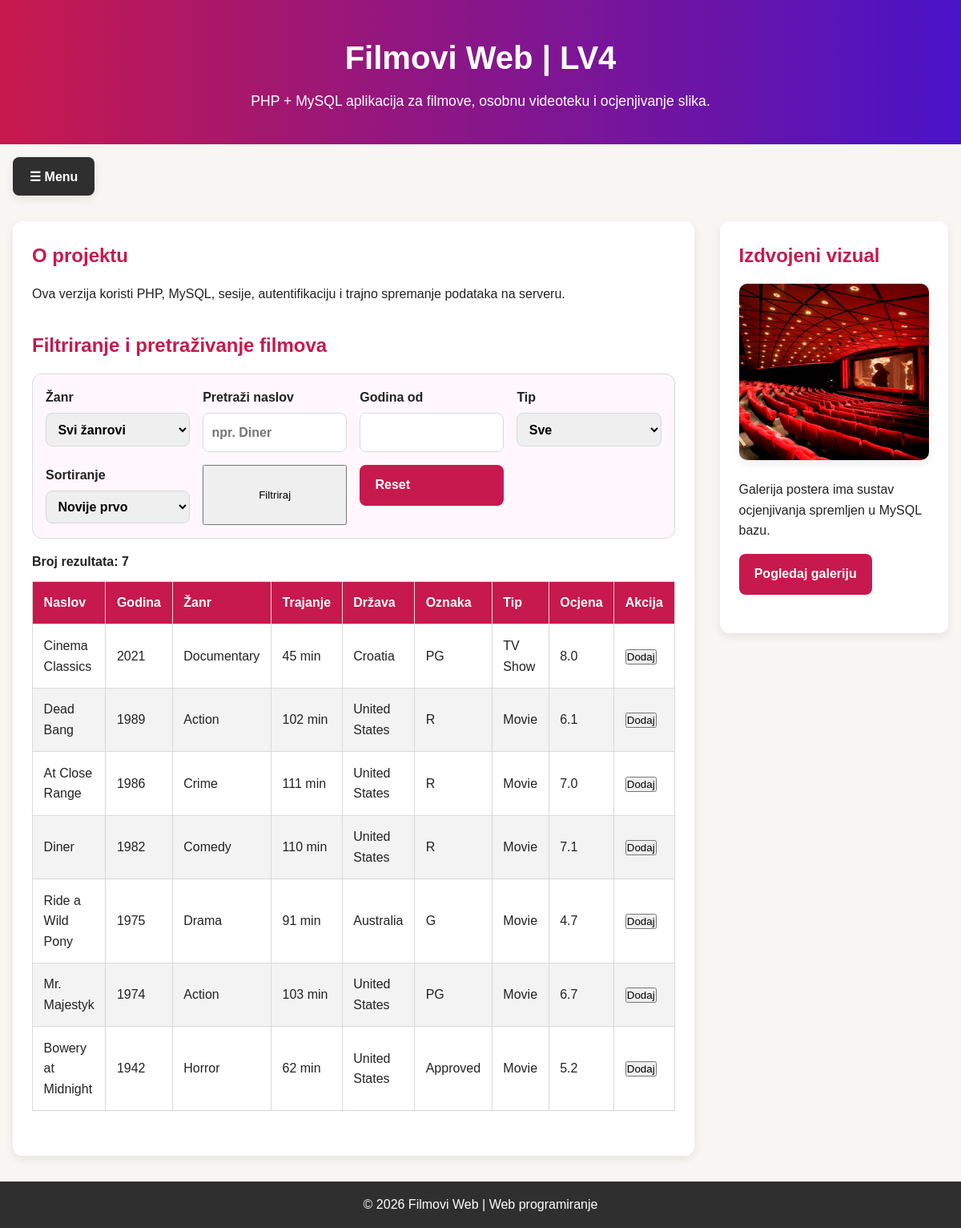
The page / on the database its author committed.
### tables this page shows
CREATE TABLE movies (
    id INT AUTO_INCREMENT PRIMARY KEY,
    title VARCHAR(255) NOT NULL,
    release_year INT NOT NULL,
    genre VARCHAR(120) NOT NULL,
    duration VARCHAR(50) NOT NULL,
    country VARCHAR(120) NOT NULL,
    rating VARCHAR(20) NOT NULL,
    type VARCHAR(40) NOT NULL,
    average_score DECIMAL(3,1) NOT NULL DEFAULT 7.0
);

### includes/functions.php (called while the page is built, shortened)
<?php
function e(?string $value): string {
    return htmlspecialchars((string)$value, ENT_QUOTES, 'UTF-8');
}
?>

### index.php (the view, shortened to what this page needs)
<?php
require 'includes/db.php';
require 'includes/functions.php';
$message = '';
$type = trim($_GET['type'] ?? '');
$search = trim($_GET['search'] ?? '');
$year = (int)($_GET['year'] ?? 0);
$sort = $_GET['sort'] ?? 'year_desc';
$where = [];
$params = [];
$order = match($sort) { 'year_asc' => 'release_year ASC', 'title' => 'title ASC', default => 'release_year DESC' };
$sql = 'SELECT * FROM movies' . ($where ? ' WHERE ' . implode(' AND ', $where) : '') . " ORDER BY $order";
$stmt = $pdo->prepare($sql);
$stmt->execute($params);
$movies = $stmt->fetchAll();
?>
<!doctype html>
<html lang="hr"><head>
    <link rel="stylesheet" href="css/style.css">
</head>
    <body><?php include 'includes/header.php'; ?>
<div class="page-layout">
    <main class="main-content"><section class="intro">
        <h2>O projektu</h2>
        <p>Ova verzija koristi PHP, MySQL, sesije, autentifikaciju i trajno spremanje podataka na serveru.</p>
        <?php if(isset($_SESSION['username'])): ?>
            <p>Prijavljen si kao <strong><?=e($_SESSION['username'])?></strong>.
        </p><?php endif; ?><?php if($message): ?>
            <p class="message" style="border:1px solid #b00020;padding:1rem;color:#b00020"><?=e($message)?></p>
            <?php endif; ?></section>
<section class="filter-section">
    <h2>Filtriranje i pretraživanje filmova</h2>
    <form method="get" class="filters"><label>Žanr<select name="genre"><option value="">Svi žanrovi</option>
    </select>
</label>
        <label>Pretraži naslov<input name="search" value="<?=e($search)?>" placeholder="npr. Diner"></label>
        <label>Godina od<input type="number" name="year" min="1900" max="2030" value="<?=$year ?: ''?>"></label>
        <label>Tip<select name="type"><option value="">Sve</option><option value="Movie" <?=$type==='Movie'?'selected':''?>>Movie</option>
    </select>
</label>
        <label>Sortiranje<select name="sort"><option value="year_desc" <?=$sort==='year_desc'?'selected':''?>>Novije prvo</option>
    </select>
</label>
<button type="submit">Filtriraj</button>
<a class="more-btn" href="index.php">Reset</a>
</form>
<p class="result-count">Broj rezultata: <?=count($movies)?></p>
<div class="table-wrapper">
    <table>
        <thead>
            <tr>
                <th>Naslov</th>
                <th>Godina</th>
                <th>Žanr</th>
                <th>Trajanje</th>
                <th>Država</th>
                <th>Oznaka</th>
                <th>Tip</th>
                <th>Ocjena</th>
                <th>Akcija</th>
            </tr>
        </thead>
        <tbody><?php foreach($movies as $m): ?><tr>
            <td><?=e($m['title'])?></td>
            <td><?=e($m['release_year'])?></td>
            <td><?=e($m['genre'])?></td>
            <td><?=e($m['duration'])?></td>
            <td><?=e($m['country'])?></td>
            <td><?=e($m['rating'])?></td>
            <td><?=e($m['type'])?></td>
            <td><?=e($m['average_score'])?></td>
            <td><form method="post"><input type="hidden" name="movie_id" value="<?=$m['id']?>">
            <button type="submit">Dodaj</button>
        </form>
    </td>
</tr><?php endforeach; ?>
</tbody>
</table>
</div>
</section>
</main>
<aside class="sidebar">
    <h2>Izdvojeni vizual</h2>
    <img src="images/cinema.jpg" alt="Kino">
    <p>Galerija postera ima sustav ocjenjivanja spremljen u MySQL bazu.</p>
    <a class="more-btn" href="gallery.php">Pogledaj galeriju</a>
</aside>
</div>
<footer class="site-footer"><p>&copy; 2026 Filmovi Web | Web programiranje</p></footer>
</body>
</html>

### css/style.css (style rules this page uses)
:root { --primary-color: #c7194d; --secondary-color: #6f3cff; --background-color: #f8f6f3; --surface-color: #ffffff; --text-color: #222222; --accent-color: #4913c7; --border-color: #d9d9d9; --shadow: 0 4px 12px rgba(0, 0, 0, 0.08); --radius: 12px; --max-width: 1200px; }
* { margin: 0; padding: 0; box-sizing: border-box; }
body { font-family: Arial, Helvetica, sans-serif; background-color: var(--background-color); color: var(--text-color); line-height: 1.6; }
.page-layout { max-width: var(--max-width); margin: 2rem auto; padding: 0 1rem; display: grid; grid-template-columns: 2fr 1fr; gap: 2rem; align-items: start; }
.main-content, .sidebar { background-color: var(--surface-color); border-radius: var(--radius); box-shadow: var(--shadow); padding: 1.5rem; }
.intro, .movie-table-section, .info-section, .news-article { margin-bottom: 2rem; }
.intro h2, .movie-table-section h2, .info-section h2, .news-article h2, .sidebar h2, .sidebar h3 { margin-bottom: 1rem; color: var(--primary-color); }
.table-wrapper { overflow-x: auto; }
table { width: 100%; border-collapse: collapse; min-width: 700px; background-color: white; }
th, td { border: 1px solid var(--border-color); padding: 0.85rem; text-align: left; }
th { background-color: var(--primary-color); color: white; }
tr:nth-child(even) { background-color: #f3f3f3; }
.sidebar picture, .sidebar img { width: 100%; height: 220px; object-fit: cover; border-radius: 10px; box-shadow: var(--shadow); }
.sidebar img { margin-bottom: 1rem; transition: transform 0.3s ease, opacity 0.3s ease, filter 0.3s ease; }
.sidebar p { margin-bottom: 1rem; }
.more-btn { display: inline-block; background-color: var(--primary-color); color: white; text-decoration: none; font-weight: bold; padding: 0.8rem 1.2rem; border-radius: 8px; transition: background-color 0.3s ease, transform 0.3s ease; margin-bottom: 1.5rem; }
.site-footer { margin-top: 2rem; background-color: #2f2f2f; color: white; text-align: center; padding: 1rem; }
.filter-section { margin-bottom: 2rem; }
.filter-section h2, .cart-box h2 { margin-bottom: 1rem; color: var(--primary-color); }
.filters { display: grid; grid-template-columns: repeat(auto-fit, minmax(180px, 1fr)); gap: 1rem; background: #fff7fb; border: 1px solid var(--border-color); border-radius: var(--radius); padding: 1rem; margin: 1rem 0; }
.filters label, .filters fieldset { display: flex; flex-direction: column; gap: 0.4rem; font-weight: bold; }
.filters input, .filters select { padding: 0.65rem; border: 1px solid var(--border-color); border-radius: 8px; font: inherit; }
.result-count { font-weight: bold; margin-bottom: 0.7rem; }

### rows shown on the page
movies: title "Cinema Classics", release_year "2021", genre "Documentary", duration "45 min", country "Croatia", rating "PG", type "TV Show", average_score "8.0"
movies: title "Dead Bang", release_year "1989", genre "Action", duration "102 min", country "United States", rating "R", type "Movie", average_score "6.1"
movies: title "At Close Range", release_year "1986", genre "Crime", duration "111 min", country "United States", rating "R", type "Movie", average_score "7.0"
movies: title "Diner", release_year "1982", genre "Comedy", duration "110 min", country "United States", rating "R", type "Movie", average_score "7.1"
movies: title "Ride a Wild Pony", release_year "1975", genre "Drama", duration "91 min", country "Australia", rating "G", type "Movie", average_score "4.7"
movies: title "Mr. Majestyk", release_year "1974", genre "Action", duration "103 min", country "United States", rating "PG", type "Movie", average_score "6.7"
movies: title "Bowery at Midnight", release_year "1942", genre "Horror", duration "62 min", country "United States", rating "Approved", type "Movie", average_score "5.2"

### other values the page prints
count($movies) "7"
